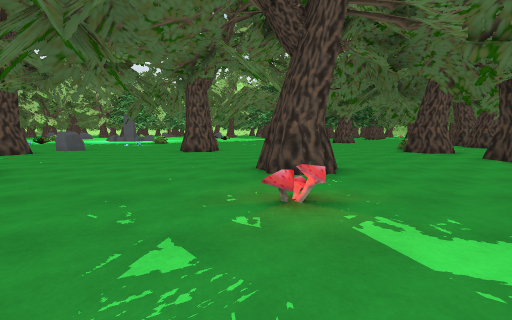
view 1 (above)

24 first-person views from a walk through a scene from a Unity 3-D project. The camera is 1.3 m above the floor, tilts 6° down and sees 90° across. The floor is counted in squares, 2 m on a side. Each view is taken from the middle of a square. On the plan, view 1 faces up. The plan holds only what a view shows up to about 9 squares ahead; the rest is blank. The place goes on beyond the plan. The player character is not drawn. Some surface patterns are stand-ins.

view 2
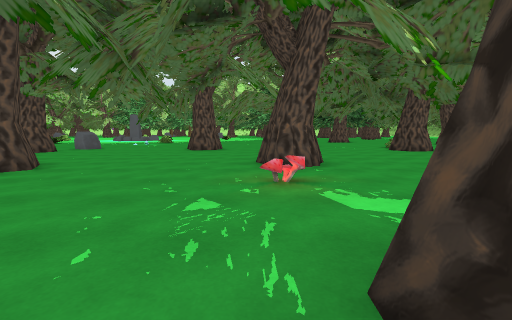

view 3
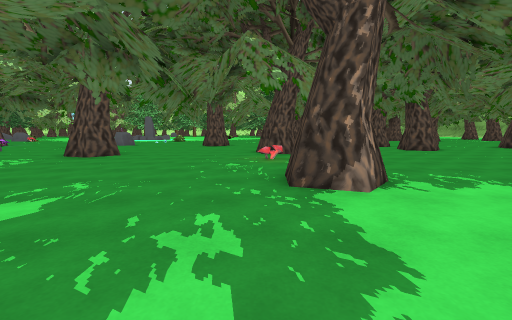

view 4
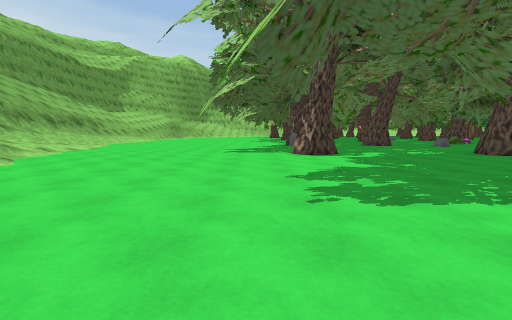

view 5
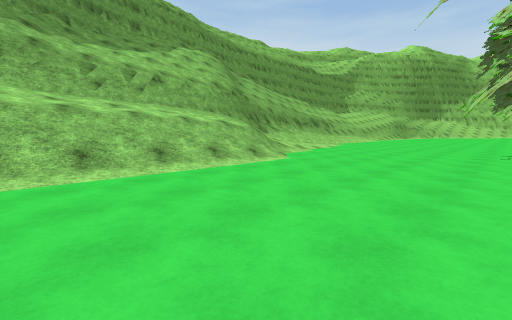

view 6
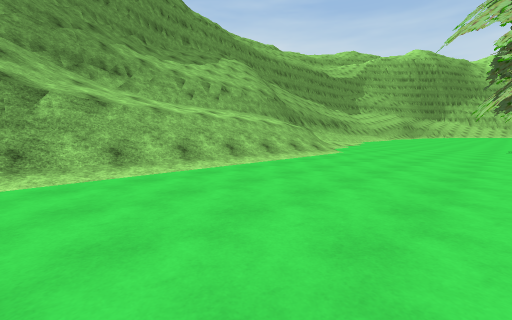

view 7
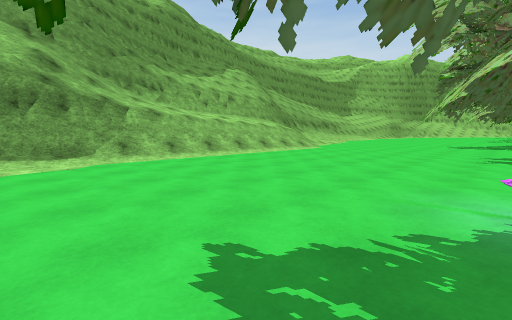

view 8
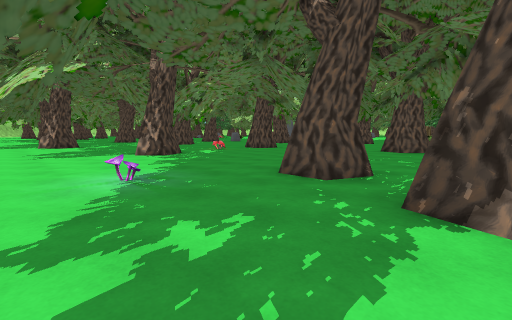

view 9
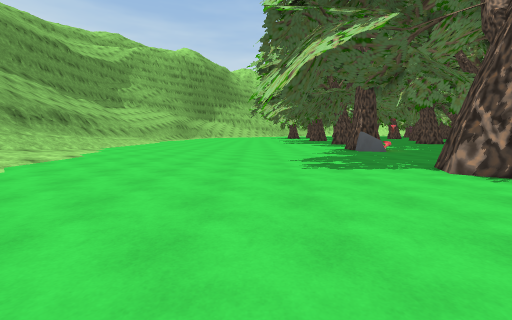

view 10
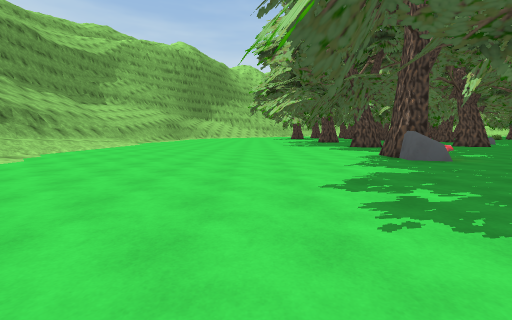

view 11
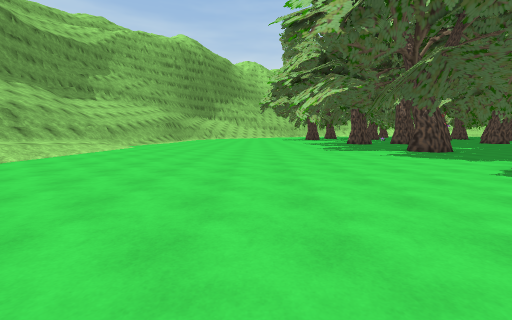

view 12
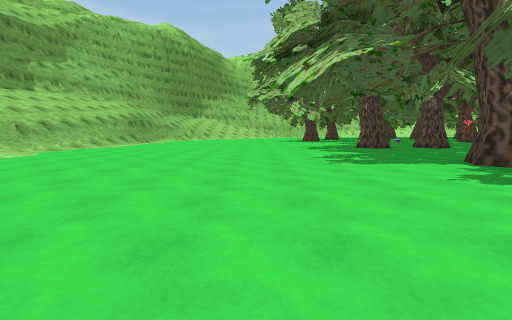

view 13
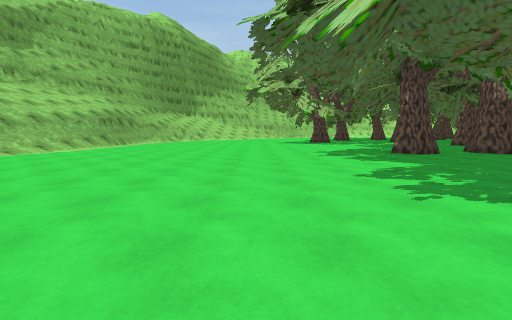

view 14
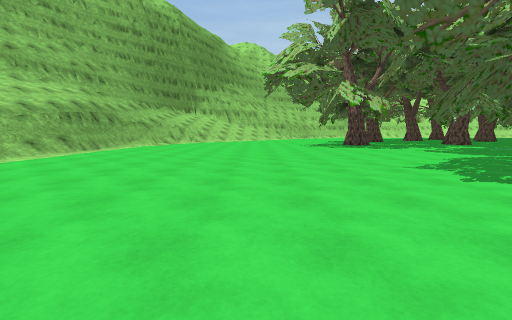

view 15
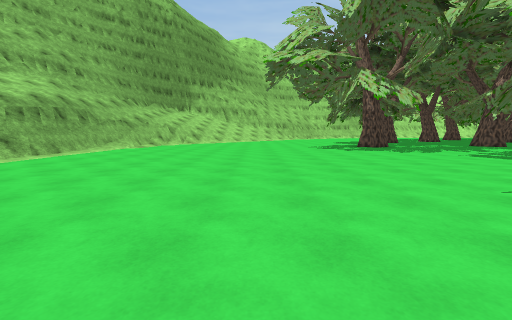

view 16
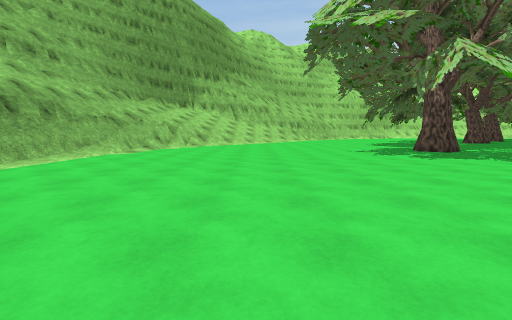

view 17
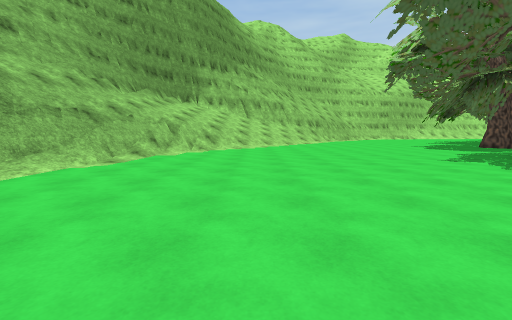

view 18
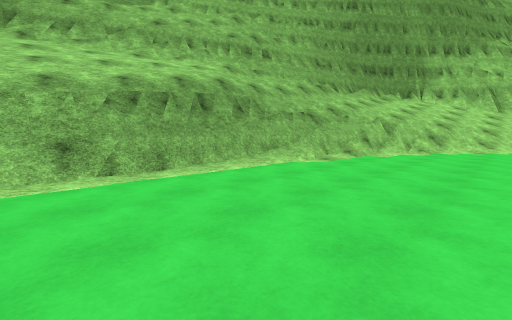

view 19
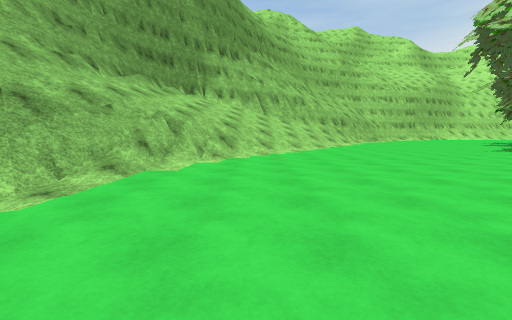

view 20
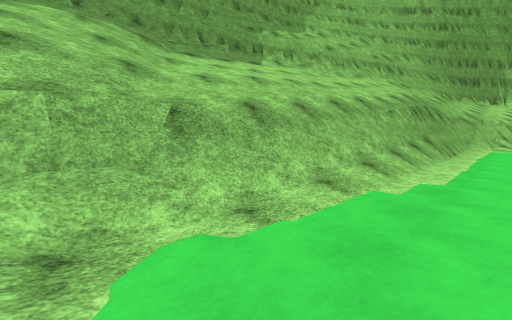

view 21
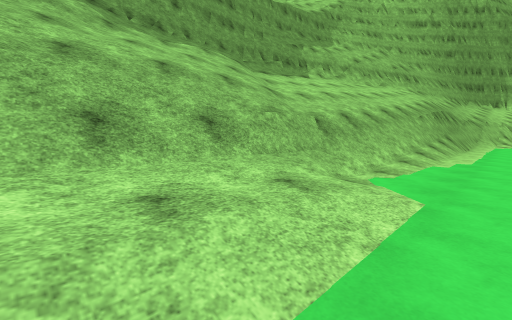

view 22
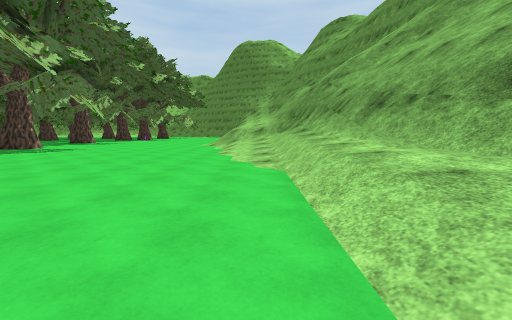

view 23
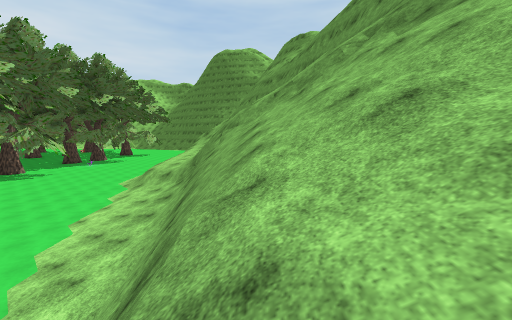

view 24
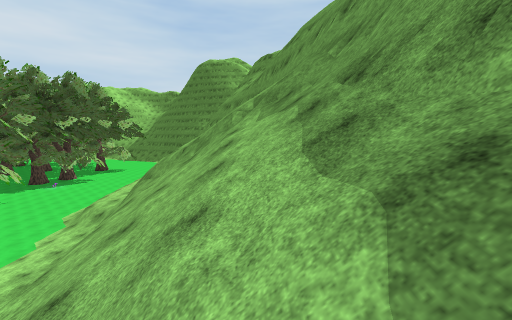

### Floor plan
Key: @ floor where view 1 was taken; # wall or solid block; x gap in a wall; . main floor; : floor 4.75 m higher than the main floor; + floor 5.25 m higher than the main floor; * floor 6.5 m higher than the main floor; % floor 6.75 m higher than the main floor; & floor 7.25 m higher than the main floor; $ floor 11.25 m higher than the main floor; / step, stairs or slope; = window, fence, low wall or low ledge; ^ raised ledge; v drop or lower ground; M mushroom; R rock; O other object.
Columns run from 38 left of view 1 to 9 right of it. Each row starts with its distance up from view 1.
  9                                x...=#..  =.=##=
  8                               ##==.....  .==#=
  7                               =....=.=. =..=#
  6                                 =.==.=. ====##
  5                               ....===..##=...=.
  4                               ...##=.=.#===.=..
  3                                ..#.=.=.=.=.=..
  2                ##        ..     ...===M..=.=.=
  1          ..    =# =.     .=.    .=..==..=..=...
  0       .. .....  # #=  ... ....  =..=.=@#...=x#.
 -1    .. #...===..###===##=...O..= =.=..=.#...=.#=#
 -2 .. =.##==..==.=..==.=..=..##R=..##......=......#
 -3 .. ..==.=......==...==.=..==...=.#===..=...M....
 -4 =................=.=...==..==.==.....=.....==. .
 -5 .........=........==..........=.......==.......
 -6 ......................=.........==.............
 -7 .......=........=.............=................
 -8 .......=.......................................
 -9 /...................................../////////
-10 //.................................////////=v##
-11 ////........................../////////////////
-12 //////......................//////  ///////////
-13 ////==/v#==//////..//////////////   //////===//
-14 ////////vvv===////////////////==     :/+#=v=##^
-15 ^^==//////////////////=vv=#/////#     **%&#=#
-16   ^^= /////////////////////////##         #=
-17    ^##=////////////////////////=        =#
-18       ####///////////// ////////
-19          ##==##/////// //////#=$
-20            ^^##^^^^##   #==//#=#=

Where each view was taken, in squares from view 1:
view 1: 0 up, 0 right, facing up
view 2: 1 down, 0 right, facing up
view 3: 4 down, 0 right, facing up
view 4: 4 down, 3 right, facing left
view 5: 5 down, 3 right, facing down-left
view 6: 5 down, 6 right, facing down-left
view 7: 3 down, 8 right, facing down-left
view 8: 4 down, 9 right, facing up-left
view 9: 6 down, 1 left, facing left
view 10: 6 down, 4 left, facing left
view 11: 7 down, 7 left, facing left
view 12: 6 down, 11 left, facing left
view 13: 6 down, 14 left, facing left
view 14: 7 down, 18 left, facing left
view 15: 7 down, 20 left, facing left
view 16: 8 down, 23 left, facing left
view 17: 9 down, 26 left, facing left
view 18: 9 down, 26 left, facing down-left
view 19: 10 down, 29 left, facing left
view 20: 12 down, 19 left, facing down-left
view 21: 12 down, 16 left, facing down-left
view 22: 12 down, 16 left, facing right
view 23: 16 down, 15 left, facing right
view 24: 19 down, 15 left, facing right
